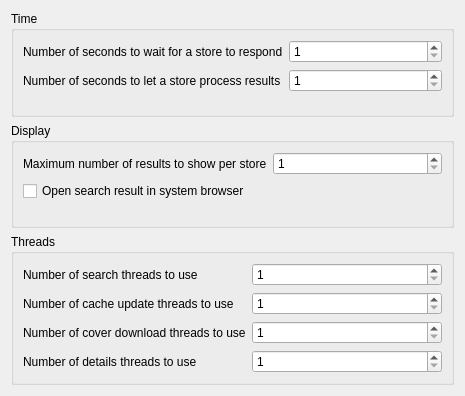
<?xml version="1.0" encoding="UTF-8"?>
<ui version="4.0">
 <class>Form</class>
 <widget class="QWidget" name="Form">
  <property name="geometry">
   <rect>
    <x>0</x>
    <y>0</y>
    <width>465</width>
    <height>396</height>
   </rect>
  </property>
  <property name="windowTitle">
   <string>Form</string>
  </property>
  <layout class="QVBoxLayout" name="verticalLayout">
   <item>
    <widget class="QGroupBox" name="groupBox">
     <property name="title">
      <string>Time</string>
     </property>
     <layout class="QFormLayout" name="formLayout">
      <item row="0" column="0">
       <widget class="QLabel" name="label">
        <property name="text">
         <string>Number of seconds to wait for a store to respond</string>
        </property>
       </widget>
      </item>
      <item row="0" column="1">
       <widget class="QSpinBox" name="opt_timeout">
        <property name="minimum">
         <number>1</number>
        </property>
       </widget>
      </item>
      <item row="1" column="0">
       <widget class="QLabel" name="label_2">
        <property name="text">
         <string>Number of seconds to let a store process results</string>
        </property>
       </widget>
      </item>
      <item row="1" column="1">
       <widget class="QSpinBox" name="opt_hang_time">
        <property name="minimum">
         <number>1</number>
        </property>
        <property name="maximum">
         <number>99</number>
        </property>
        <property name="singleStep">
         <number>1</number>
        </property>
        <property name="value">
         <number>1</number>
        </property>
       </widget>
      </item>
     </layout>
    </widget>
   </item>
   <item>
    <widget class="QGroupBox" name="groupBox_2">
     <property name="title">
      <string>Display</string>
     </property>
     <layout class="QFormLayout" name="formLayout_2">
      <item row="0" column="0">
       <widget class="QLabel" name="label_3">
        <property name="text">
         <string>Maximum number of results to show per store</string>
        </property>
       </widget>
      </item>
      <item row="0" column="1">
       <widget class="QSpinBox" name="opt_max_results">
        <property name="minimum">
         <number>1</number>
        </property>
       </widget>
      </item>
      <item row="1" column="0">
       <widget class="QCheckBox" name="opt_open_external">
        <property name="text">
         <string>Open search result in system browser</string>
        </property>
       </widget>
      </item>
     </layout>
    </widget>
   </item>
   <item>
    <widget class="QGroupBox" name="groupBox_3">
     <property name="title">
      <string>Threads</string>
     </property>
     <layout class="QFormLayout" name="formLayout_3">
      <item row="0" column="0">
       <widget class="QLabel" name="label_4">
        <property name="text">
         <string>Number of search threads to use</string>
        </property>
       </widget>
      </item>
      <item row="0" column="1">
       <widget class="QSpinBox" name="opt_search_thread_count">
        <property name="minimum">
         <number>1</number>
        </property>
       </widget>
      </item>
      <item row="1" column="0">
       <widget class="QLabel" name="label_5">
        <property name="text">
         <string>Number of cache update threads to use</string>
        </property>
       </widget>
      </item>
      <item row="1" column="1">
       <widget class="QSpinBox" name="opt_cache_thread_count">
        <property name="minimum">
         <number>1</number>
        </property>
       </widget>
      </item>
      <item row="2" column="0">
       <widget class="QLabel" name="label_6">
        <property name="text">
         <string>Number of cover download threads to use</string>
        </property>
       </widget>
      </item>
      <item row="2" column="1">
       <widget class="QSpinBox" name="opt_cover_thread_count">
        <property name="minimum">
         <number>1</number>
        </property>
       </widget>
      </item>
      <item row="3" column="0">
       <widget class="QLabel" name="label_7">
        <property name="text">
         <string>Number of details threads to use</string>
        </property>
       </widget>
      </item>
      <item row="3" column="1">
       <widget class="QSpinBox" name="opt_details_thread_count">
        <property name="minimum">
         <number>1</number>
        </property>
       </widget>
      </item>
     </layout>
    </widget>
   </item>
  </layout>
 </widget>
 <resources/>
 <connections/>
</ui>
